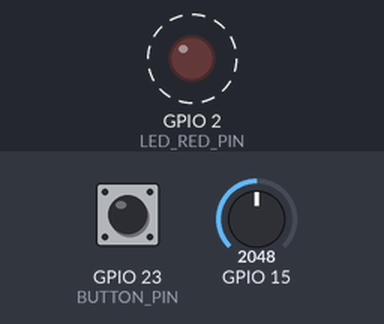
Bench run of a program on a simulated ESP32. On the bench: output pins drawn as LEDs (lit = HIGH). Dashed ring = blinking. Inputs (shaded band) come from the test bench; at power-on: GPIO 23 (BUTTON_PIN) HIGH, GPIO 15 = 2048. What the program prints to the serial monitor is not drawn.

Above: at 1.8 s.
1.9 s: GPIO 23 (BUTTON_PIN) pulled LOW for 0.65 s
Timing chart, 0 to 11.0 s (numbered marks = the images above; inputs shaded):
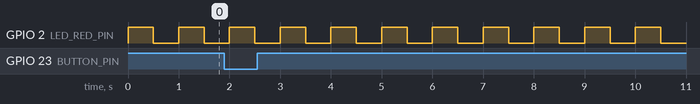

The program:

main.cpp
```cpp
#include <Arduino.h>

#include "freertos/FreeRTOS.h"
#include "freertos/task.h"
#include "freertos/queue.h"
#include "freertos/semphr.h"

#define BUTTON_PIN		23
#define LED_RED_PIN		2
#define LED_RED_TIME	500
#define ADC_PIN			A13

typedef struct button_t
{
	uint8_t pin;
	TaskHandle_t taskHandle;
} button_t;

typedef struct blink_led_t
{
	uint8_t pin;
	uint8_t state;
	uint32_t timeBlink;
	TaskHandle_t taskHandle;
} blink_led_t;

typedef struct adc_t
{
	uint8_t channel;
	uint16_t value;
	TaskHandle_t taskHandle;
} adc_t;

button_t button = {BUTTON_PIN, NULL};
blink_led_t ledRed = {LED_RED_PIN, 0, LED_RED_TIME, NULL};
adc_t adc = {ADC_PIN, 0, NULL};

SemaphoreHandle_t xSemaphore = NULL;
SemaphoreHandle_t xSemaphoreCountISR = NULL;

void ISRCallback (void);
void vTaskADC (void *pvParameters);
void vTaskLED (void *pvParameters);
void vTaskButtonISR (void *pvParameters);

void setup()
{
	Serial.begin(9600);

	xSemaphore = xSemaphoreCreateBinary();
	xSemaphoreCountISR = xSemaphoreCreateCounting(255, 0);

	if (xSemaphore == NULL || xSemaphoreCountISR == NULL)
	{
		Serial.printf("Nao foi possivel a criacao do Semaforo :(\r\n");
		while(1);
	}

	xTaskCreate(vTaskLED, "LED Task", configMINIMAL_STACK_SIZE + 1000, &ledRed, 1, &ledRed.taskHandle);
	xTaskCreate(vTaskADC, "ADC Task", configMINIMAL_STACK_SIZE + 1000, &adc, 1, &adc.taskHandle);
	xTaskCreate(vTaskButtonISR, "Button Task", configMINIMAL_STACK_SIZE + 1000, &button, 2, &button.taskHandle);
}

void loop()
{
	vTaskDelay(portMAX_DELAY);
}

void vTaskADC (void *pvParameters)
{
	adc_t *adc = (adc_t *)pvParameters;

	while (1)
	{
		xSemaphoreTake(xSemaphore, portMAX_DELAY);
		adc->value = analogRead(adc->channel);
		Serial.printf("ADC Value: %d\r\n", adc->value);
	}
}

void vTaskLED (void *pvParameters)
{
	blink_led_t *led = (blink_led_t *)pvParameters;

	pinMode(led->pin, OUTPUT);
	digitalWrite(led->pin, led->state);

	while (1)
	{
		digitalWrite(led->pin, !digitalRead(led->pin));
		Serial.printf("LED Status: %d\r\n", digitalRead(led->pin));
		vTaskDelay(pdMS_TO_TICKS(led->timeBlink));

		xSemaphoreGive(xSemaphore);
	}
}

void vTaskButtonISR (void *pvParameters)
{
	button_t *button = (button_t *)pvParameters;

	pinMode(button->pin, INPUT_PULLUP);
	attachInterrupt(button->pin, ISRCallback, FALLING);

	while(1)
	{
		xSemaphoreTake(xSemaphoreCountISR, portMAX_DELAY);
		Serial.printf("Semaphore Count: %d\r\n", uxSemaphoreGetCount(xSemaphoreCountISR));
		vTaskDelay(pdMS_TO_TICKS(100));
	}
}

void ISRCallback (void)
{
	BaseType_t highPriorityTaskWoken = pdFALSE;

	xSemaphoreGiveFromISR(xSemaphoreCountISR, &highPriorityTaskWoken);

	if (highPriorityTaskWoken == pdTRUE)
	{
		portYIELD_FROM_ISR();
	}
}
```

Measured:
- by itself, GPIO 2 (LED_RED_PIN): alternates HIGH for 0.50 s and LOW for 0.50 s
